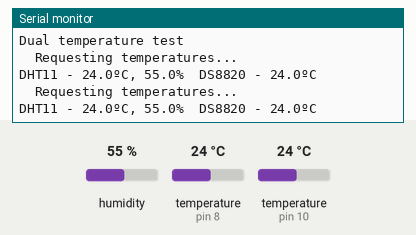
A sketch run on a simulated Arduino Uno, built with avr-gcc and run on an emulated ATmega328P. Parts: the last lines printed to the serial monitor. Inputs (shaded band) come from the test bench; at power-on: humidity 55 %, temperature (sensors on pin 10, pin 8) 24 °C.

Above: at 3.6 s.
3.7 s: humidity set to 22 %
At 6.0 s:
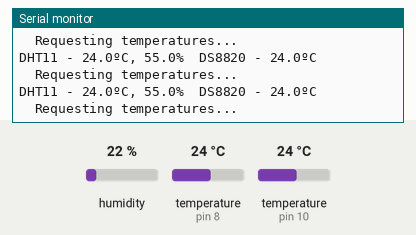
7.3 s: temperature (sensor on pin 10) set to 12 °C
At 10.3 s:
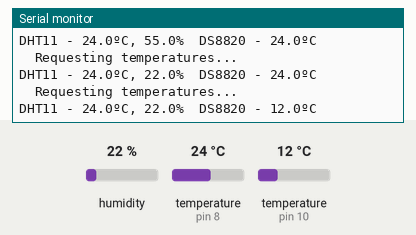
10.9 s: temperature (sensor on pin 8) set to 12 °C
At 13.2 s:
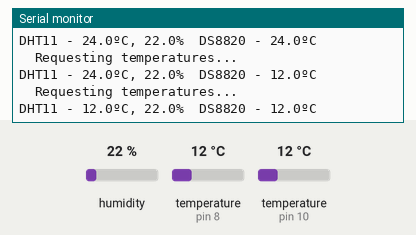
14.5 s: temperature (sensor on pin 10) set to 19 °C
At 16.1 s:
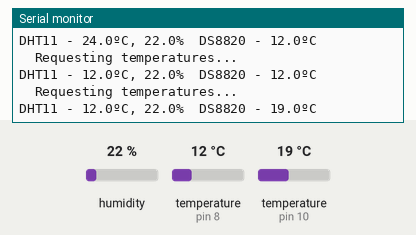
18.1 s: humidity set to 40 %
At 20.8 s:
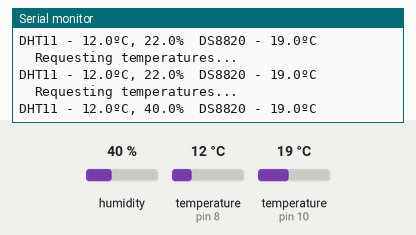
Timing chart, 0 to 22.3 s (numbered marks = the images above; inputs shaded):
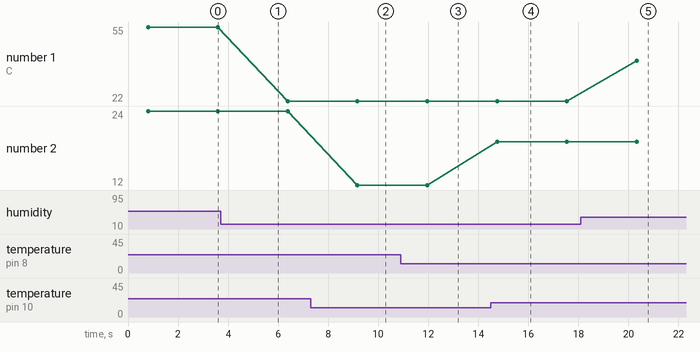

Measured:
- after the input at 7.3 s, the serial monitor: prints a new line after 1.9 s (image 2)
- after the input at 10.9 s, the serial monitor: prints a new line after 1.1 s (image 3)
- after the input at 14.5 s, the serial monitor: prints a new line after 0.25 s (image 4)
- after the input at 18.1 s, the serial monitor: prints a new line after 2.2 s (image 5)
- plotted number 1: 55 → 22 after the input at 3.7 s, 22 → 40 after the input at 18.1 s
- plotted number 2: 24 → 12 after the input at 7.3 s, 12 → 19 after the input at 14.5 s

The sketch:

DualTemperature.ino
```cpp
// Include the libraries we need
#include <OneWire.h>
#include <DallasTemperature.h>
#include "DHT.h"

#include "DHT.h"

#define DHT11_PIN   8     // DHT11 is on this pin
#define DS8820_PIN  10    // Dallas 8820 is on this pin

#define DHTTYPE     DHT11 // DHT 11

// Set up for the Dallas
OneWire oneWire(DS8820_PIN);
DallasTemperature ds8820(&oneWire);

// Set up for the DHT11
DHT dht11(DHT11_PIN, DHTTYPE);

void setup() {
  Serial.begin(9600);
  Serial.println("Dual temperature test");

  dht11.begin();
  ds8820.begin();
}

void loop() {
  Serial.println("  Requesting temperatures...");

  // Both sensors return Celsius by default

  float d11h  = dht11.readHumidity();
  float d11t  = dht11.readTemperature();
  float d11hi = dht11.computeHeatIndex(d11t, d11h, false);  // isFahrenheit = false

  ds8820.requestTemperatures();
  float ds8t = ds8820.getTempCByIndex(0);

  char line[80];

//  sprintf(line, "DHT11 - %.1f C, %.1f %%  DS8820 - %.1f C", d11t, d11h, ds8t);
  Serial.print("DHT11 - ");
  Serial.print(d11t, 1);
  Serial.print("ºC, ");
  Serial.print(d11h, 1);
  Serial.print("%  DS8820 - ");
  Serial.print(ds8t, 1);
  Serial.println("ºC");

  delay(2000);  // Wait 2 seconds for more readings
}
```
